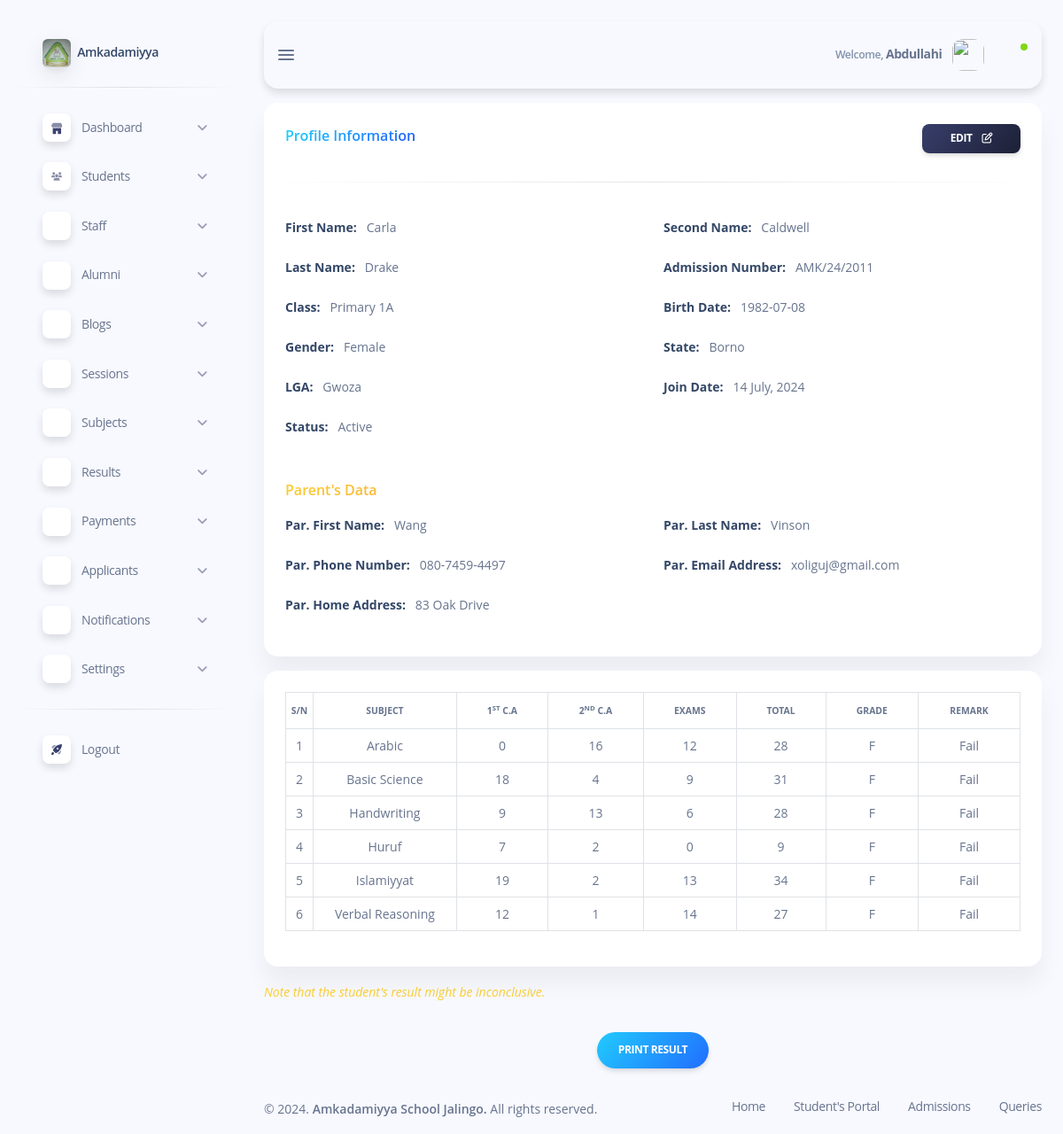
The app's page /subdomains/admin/admin-view-student.php?student_id=1002 (signed in) with its own data.
### tables this page shows
CREATE TABLE `students` (
  `student_id` int(11) NOT NULL,
  `class_id` int(11) NOT NULL,
  `section_id` int(11) NOT NULL,
  `admission_id` varchar(20) NOT NULL,
  `first_name` varchar(50) NOT NULL,
  `second_name` varchar(50) NOT NULL,
  `last_name` varchar(50) NOT NULL,
  `status` varchar(50) NOT NULL,
  `password` varchar(255) NOT NULL,
  `birth_date` date NOT NULL,
  `state` varchar(50) NOT NULL,
  `lga` varchar(50) NOT NULL,
  `gender` varchar(50) NOT NULL,
  `parent_first_name` varchar(50) NOT NULL,
  `parent_last_name` varchar(50) NOT NULL,
  `parent_email` varchar(50) NOT NULL,
  `parent_address` varchar(50) NOT NULL,
  `parent_phone_number` varchar(50) NOT NULL,
  `timestamp` timestamp NOT NULL DEFAULT current_timestamp() ON UPDATE current_timestamp()
);

CREATE TABLE `classes` (
  `class_id` int(11) NOT NULL,
  `class_name` varchar(50) NOT NULL,
  `section_id` int(11) NOT NULL
);

CREATE TABLE `results` (
  `result_id` int(11) NOT NULL,
  `student_id` int(11) NOT NULL,
  `class_id` int(11) NOT NULL,
  `subject_id` int(11) NOT NULL,
  `first_test` int(11) DEFAULT NULL,
  `second_test` int(11) DEFAULT NULL,
  `exam` int(11) DEFAULT NULL,
  `total` int(11) DEFAULT NULL,
  `grade` varchar(2) NOT NULL,
  `remark` varchar(50) DEFAULT NULL,
  `status` int(2) NOT NULL
);

CREATE TABLE `subjects` (
  `subject_id` int(11) NOT NULL,
  `subject_name` varchar(50) NOT NULL
);

### subdomains/admin/admin-view-student.php (the view, shortened to what this page needs)
<?php
require_once "../../config/database.php";
if (isset($_GET['student_id'])) {
    $student_id = $_GET['student_id'];
    $sql = "SELECT * FROM `students` WHERE `student_id` = ?";
    $stmt = $conn->prepare($sql);
    $stmt->bind_param("i", $student_id);
    $stmt->execute();
    $student = $stmt->get_result()->fetch_assoc();
}
?>
<!DOCTYPE html>
<html lang="en">
<head>
    <?php include "inc/admin-header.php"; ?>
</head>
<body class="g-sidenav-show bg-info-soft">
    <?php
    if ($_SESSION['staff']['position_id'] == 1) {
        include "inc/admin-sidebar.php";
    } else {
        include "";
    }
    ?>
    <main class="main-content position-relative max-height-vh-100 h-100 border-radius-lg">
        <?php require "inc/admin-navbar.php"; ?>
        <div class="container-fluid pt-3">
            <div class="row">
                <div class="col-12 mb-3">
                    <div class="card">
                        <div class="card-header pb-0">
                            <div class="d-flex justify-content-between">
                                <h6 class="text-gradient text-info">Profile Information</h6>
                                <a href="admin-edit-student.php?student_id=<?php echo $student['student_id']; ?>" class="btn bg-gradient-dark btn-sm">Edit <i class="ms-2 fa fa-edit" style="font-size: 12px;"></i></a>
                            </div>
                        </div>
                        <hr class="horizontal dark">
                        <div class="card-body">
                            <div class="row">
                                <div class="col-xxl-4 col-6 text-sm mb-4">
                                    <strong class="text-dark">First Name: </strong>&nbsp; <?php echo ucfirst($student['first_name']); ?>
                                </div>
                                <div class="col-xxl-4 col-6 text-sm mb-4">
                                    <strong class="text-dark">Second Name: </strong>&nbsp; <?php echo ucfirst($student['second_name']); ?>
                                </div>
                                <div class="col-xxl-4 col-6 text-sm mb-4">
                                    <strong class="text-dark">Last Name: </strong>&nbsp; <?php echo ucfirst($student['last_name']); ?>
                                </div>
                                <div class="col-xxl-4 col-6 text-sm mb-4">
                                    <strong class="text-dark">Admission Number: </strong>&nbsp; <?php echo ucfirst($student['admission_id']); ?>
                                </div>
                                <div class="col-xxl-4 col-6 text-sm mb-4">
                                    <strong class="text-dark">Class: </strong>&nbsp;
                                    <?php
                                    $class_id = $student['class_id'];
                                    $sql = "SELECT `class_name` FROM `classes` WHERE `class_id` = '$class_id'";
                                    $clasess = mysqli_query($conn, $sql);
                                    $class = mysqli_fetch_assoc($clasess);
                                    echo $class['class_name'];
                                    ?>
                                </div>
                                <div class="col-xxl-4 col-6 text-sm mb-4">
                                    <strong class="text-dark">Birth Date: </strong>&nbsp; <?php echo $student['birth_date']; ?>
                                </div>
                                <div class="col-xxl-4 col-6 text-sm mb-4">
                                    <strong class="text-dark">Gender: </strong>&nbsp; <?php echo $student['gender']; ?>
                                </div>
                                <div class="col-xxl-4 col-6 text-sm mb-4">
                                    <strong class="text-dark">State: </strong>&nbsp; <?php echo $student['state']; ?>
                                </div>
                                <div class="col-xxl-4 col-6 text-sm mb-4">
                                    <strong class="text-dark">LGA: </strong>&nbsp; <?php echo ucfirst($student['lga']); ?>
                                </div>
                                <div class="col-xxl-4 col-6 text-sm mb-4">
                                    <strong class="text-dark">Join Date: </strong>&nbsp; <?php echo date("j F, Y", strtotime($student['timestamp'])); ?>
                                </div>
                                <div class="col-xxl-4 col-6 text-sm mb-4">
                                    <strong class="text-dark">Status: </strong>&nbsp; <?php echo $student['status'] == "" ? "Not Active" : "Active"; ?>
                                </div>
                                <h6 class="mt-4 mb-3 text-gradient text-warning">Parent's Data</h6>
                                <div class="col-xxl-4 col-6 text-sm mb-4">
                                    <strong class="text-dark">Par. First Name: </strong>&nbsp; <?php echo ucfirst($student['parent_first_name']); ?>
                                </div>
                                <div class="col-xxl-4 col-6 text-sm mb-4">
                                    <strong class="text-dark">Par. Last Name: </strong>&nbsp; <?php echo ucfirst($student['parent_last_name']); ?>
                                </div>
                                <div class="col-xxl-4 col-6 text-sm mb-4">
                                    <strong class="text-dark">Par. Phone Number: </strong>&nbsp; <?php echo substr($student['parent_phone_number'], 0, 3) . '-' . substr($student['parent_phone_number'], 3, 4) . '-' . substr($student['parent_phone_number'], 7); ?>
                                </div>
                                <div class="col-xxl-4 col-6 text-sm mb-4">
                                    <strong class="text-dark">Par. Email Address: </strong>&nbsp; <?php echo $student['parent_email']; ?>
                                </div>
                                <div class="col-xxl-4 col-6 text-sm mb-4">
                                    <strong class="text-dark">Par. Home Address: </strong>&nbsp; <?php echo $student['parent_address']; ?>
                                </div>
                            </div>
                        </div>
                    </div>
                </div>
                <?php
                $sql = "SELECT `student_id` FROM `results` WHERE `student_id` = '$student_id'";
                $result = mysqli_query($conn, $sql);
                if (mysqli_num_rows($result) > 0) {
                ?>
                    <div class="col-12">
                        <div class="card" style="overflow: auto;">
                            <div class="card-body">
                                <table class="table table-responsive" style="border-collapse: collapse;">
                                    <thead>
                                        <tr>
                                            <th class="text-uppercase px-0 text-center text-xxs font-weight-bolder border">
                                                S/N</th>
                                            <th class="text-uppercase text-center text-xxs font-weight-bolder border">
                                                subject</th>
                                            <th class="text-uppercase text-center text-xxs font-weight-bolder border">
                                                1<sup>st</sup>&nbsp;c.a</th>
                                            <th class="text-uppercase text-center text-xxs font-weight-bolder border">
                                                2<sup>nd</sup>&nbsp;c.a</th>
                                            <th class="text-uppercase text-center text-xxs font-weight-bolder border">
                                                exams</th>
                                            <th class="text-uppercase text-center text-xxs font-weight-bolder border">
                                                total</th>
                                            <th class="text-uppercase text-center text-xxs font-weight-bolder border">
                                                grade</th>
                                            <th class="text-uppercase text-center text-xxs font-weight-bolder border">
                                                remark</th>
                                        </tr>
                                    </thead>
                                    <tbody>
                                        <?php
                                        $sql = "SELECT * FROM `results` WHERE `student_id` = '$student_id' ORDER BY `subject_id` ASC";
                                        $result = mysqli_query($conn, $sql);
                                        $count = 1;
                                        while ($row = mysqli_fetch_assoc($result)) {
                                        ?>
                                            <tr>
                                                <td class="text-sm text-center font-weight-normal border"><?php echo $count; ?>
                                                </td>
                                                <td class="text-sm text-center font-weight-normal border">
                                                    <?php
                                                    $subject_id = $row['subject_id'];
                                                    $subject_query = "SELECT * FROM `subjects` WHERE `subject_id` = '$subject_id' ";
                                                    $subject_result = mysqli_query($conn, $subject_query);;
                                                    $subject = mysqli_fetch_assoc($subject_result);
                                                    echo $subject['subject_name'];
                                                    ?>
                                                </td>
                                                <td class="text-sm text-center font-weight-normal border">
                                                    <?php
                                                    echo $row['first_test'];
                                                    ?>
                                                </td>
                                                <td class="text-sm text-center font-weight-normal border">
                                                    <?php
                                                    echo $row['second_test'];
                                                    ?>
                                                </td>
                                                <td class="text-sm text-center font-weight-normal border">
                                                    <?php
                                                    echo $row['exam'];
                                                    ?>
                                                </td>
                                                <td class="text-sm text-center font-weight-normal border">
                                                    <?php
                                                    echo $row['total'];
                                                    ?>
                                                </td>
                                                <td class="text-sm text-center font-weight-normal border">
                                                    <?php
                                                    echo $row['grade'];
                                                    ?>
                                                </td>
                                                <td class="text-sm text-center font-weight-normal border">
                                                    <?php
                                                    echo $row['remark'];
                                                    ?>
                                                </td>
                                            </tr>
                                        <?php
                                            $count++;
                                        }
                                        ?>
                                    </tbody>
                                </table>
                            </div>
                        </div>
                    </div>
                    <div class="my-3">
                        <small class="text-warning" style="font-style:italic">Note that the student&apos;s result might be inconclusive.</small>
                    </div>
                    <div class="d-flex justify-content-center mt-3">
                        <a href="admin-print-result.php?student_id=<?php echo $student['student_id'] ?>" class="btn btn-round bg-gradient-info">Print result</a>
                    </div>
                <?php
                } else {
                ?>
                    <p class="text-center py-3">No result found for this student.</p>
                <?php
                }
                ?>
            </div>
        </div>
        <?php include "inc/admin-footer.php"; ?>
    </main>
</body>
</html>

### css/style.css (style rules this page uses)
html { font-size: 1rem; }
@media (min-width: 576px) { html { font-size: 0.9rem; } }
@media (min-width: 768px) { html { font-size: 0.95rem; } }
@media (min-width: 992px) { html { font-size: 1rem; } }

### records on screen
students: first_name "Carla", second_name "Caldwell", last_name "Drake", admission "AMK/24/2011", birth_date "1982-07-08", gender "Female", state "Borno", lga "Gwoza", timestamp "14 July, 2024", parent_first_name "Wang", parent_last_name "Vinson", parent_phone_number "080", parent_phone_number "7459", parent_phone_number "4497", parent_email "xoliguj@gmail.com", parent_address "83 Oak Drive"
classes: class_name "Primary 1A"
results: subject.subject_name "Arabic", first_test "0", second_test "16", exam "12", total "28", grade "F", remark "Fail"
results: subject.subject_name "Basic Science", first_test "18", second_test "4", exam "9", total "31", grade "F", remark "Fail"
results: subject.subject_name "Handwriting", first_test "9", second_test "13", exam "6", total "28", grade "F", remark "Fail"
results: subject.subject_name "Huruf", first_test "7", second_test "2", exam "0", total "9", grade "F", remark "Fail"
results: subject.subject_name "Islamiyyat", first_test "19", second_test "2", exam "13", total "34", grade "F", remark "Fail"
results: subject.subject_name "Verbal Reasoning", first_test "12", second_test "1", exam "14", total "27", grade "F", remark "Fail"

### other values on screen
$_SESSION['staff']['first_name'] "Abdullahi"
